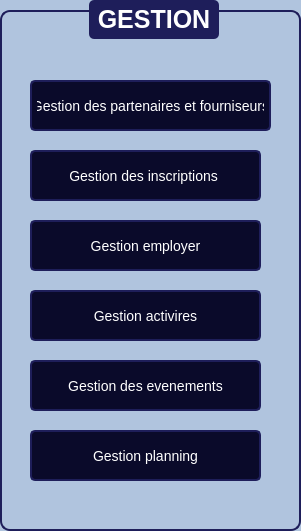
      <widget class="QGroupBox" name="groupBox_17">
       <property name="geometry">
        <rect>
         <x>130</x>
         <y>100</y>
         <width>301</width>
         <height>531</height>
        </rect>
       </property>
       <property name="styleSheet">
        <string notr="true">QGroupBox {
    font-family: &quot;Arial&quot;;
    font-size: 25px;
    font-weight: bold;
    color: #0A0A2A;
    border: 2px solid #1E1E5A;
    border-radius: 10px;
    margin-top: 10px;
    background-color: #B0C4DE;
}

QGroupBox::title {
    subcontrol-origin: margin;
    subcontrol-position: top center;
    padding: 5px;
    background-color: #1E1E5A;
    color: white;
    border-radius: 5px;
}
</string>
       </property>
       <property name="title">
        <string>GESTION</string>
       </property>
       <widget class="QPushButton" name="pushButton_92">
        <property name="geometry">
         <rect>
          <x>370</x>
          <y>420</y>
          <width>81</width>
          <height>51</height>
         </rect>
        </property>
        <property name="styleSheet">
         <string notr="true">QLineEdit, QDateTimeEdit {
    font-family: &quot;Arial&quot;;
    font-size: 14px;
    color: white;
    background-color: #0A0A2A;
    border: 2px solid #1E1E5A;
    border-radius: 5px;
    padding: 5px;
}

QPushButton {
    font-family: &quot;Arial Black&quot;;
    font-size: 14px;
    color: white;
    background-color: #0A0A2A;
    border: 2px solid #1E1E5A;
    border-radius: 5px;
    padding: 5px;
}

QPushButton:hover {
    background-color: #1E1E5A;
}
</string>
        </property>
        <property name="text">
         <string>modifier</string>
        </property>
        <property name="icon">
         <iconset>
          <normaloff>:/icons/icones/addition.png</normaloff>:/icons/icones/addition.png</iconset>
        </property>
        <property name="iconSize">
         <size>
          <width>20</width>
          <height>20</height>
         </size>
        </property>
       </widget>
       <widget class="QPushButton" name="GF_4">
        <property name="geometry">
         <rect>
          <x>30</x>
          <y>80</y>
          <width>241</width>
          <height>51</height>
         </rect>
        </property>
        <property name="styleSheet">
         <string notr="true">QLineEdit, QDateTimeEdit {
    font-family: &quot;Arial&quot;;
    font-size: 14px;
    color: white;
    background-color: #0A0A2A;
    border: 2px solid #1E1E5A;
    border-radius: 5px;
    padding: 5px;
}

QPushButton {
    font-family: &quot;Arial Black&quot;;
    font-size: 14px;
    color: white;
    background-color: #0A0A2A;
    border: 2px solid #1E1E5A;
    border-radius: 5px;
    padding: 5px;
}

QPushButton:hover {
    background-color: #1E1E5A;
}
</string>
        </property>
        <property name="text">
         <string>Gestion des partenaires et fourniseurs</string>
        </property>
        <property name="icon">
         <iconset>
          <normaloff>:/icons/icones/addition.png</normaloff>:/icons/icones/addition.png</iconset>
        </property>
        <property name="iconSize">
         <size>
          <width>20</width>
          <height>20</height>
         </size>
        </property>
       </widget>
       <widget class="QPushButton" name="GI_4">
        <property name="geometry">
         <rect>
          <x>30</x>
          <y>150</y>
          <width>231</width>
          <height>51</height>
         </rect>
        </property>
        <property name="styleSheet">
         <string notr="true">QLineEdit, QDateTimeEdit {
    font-family: &quot;Arial&quot;;
    font-size: 14px;
    color: white;
    background-color: #0A0A2A;
    border: 2px solid #1E1E5A;
    border-radius: 5px;
    padding: 5px;
}

QPushButton {
    font-family: &quot;Arial Black&quot;;
    font-size: 14px;
    color: white;
    background-color: #0A0A2A;
    border: 2px solid #1E1E5A;
    border-radius: 5px;
    padding: 5px;
}

QPushButton:hover {
    background-color: #1E1E5A;
}
</string>
        </property>
        <property name="text">
         <string>Gestion des inscriptions </string>
        </property>
        <property name="icon">
         <iconset>
          <normaloff>:/icons/icones/addition.png</normaloff>:/icons/icones/addition.png</iconset>
        </property>
        <property name="iconSize">
         <size>
          <width>20</width>
          <height>20</height>
         </size>
        </property>
       </widget>
       <widget class="QPushButton" name="GE_4">
        <property name="geometry">
         <rect>
          <x>30</x>
          <y>220</y>
          <width>231</width>
          <height>51</height>
         </rect>
        </property>
        <property name="styleSheet">
         <string notr="true">QLineEdit, QDateTimeEdit {
    font-family: &quot;Arial&quot;;
    font-size: 14px;
    color: white;
    background-color: #0A0A2A;
    border: 2px solid #1E1E5A;
    border-radius: 5px;
    padding: 5px;
}

QPushButton {
    font-family: &quot;Arial Black&quot;;
    font-size: 14px;
    color: white;
    background-color: #0A0A2A;
    border: 2px solid #1E1E5A;
    border-radius: 5px;
    padding: 5px;
}

QPushButton:hover {
    background-color: #1E1E5A;
}
</string>
        </property>
        <property name="text">
         <string>Gestion employer</string>
        </property>
        <property name="icon">
         <iconset>
          <normaloff>:/icons/icones/addition.png</normaloff>:/icons/icones/addition.png</iconset>
        </property>
        <property name="iconSize">
         <size>
          <width>20</width>
          <height>20</height>
         </size>
        </property>
       </widget>
       <widget class="QPushButton" name="GA_4">
        <property name="geometry">
         <rect>
          <x>30</x>
          <y>290</y>
          <width>231</width>
          <height>51</height>
         </rect>
        </property>
        <property name="styleSheet">
         <string notr="true">QLineEdit, QDateTimeEdit {
    font-family: &quot;Arial&quot;;
    font-size: 14px;
    color: white;
    background-color: #0A0A2A;
    border: 2px solid #1E1E5A;
    border-radius: 5px;
    padding: 5px;
}

QPushButton {
    font-family: &quot;Arial Black&quot;;
    font-size: 14px;
    color: white;
    background-color: #0A0A2A;
    border: 2px solid #1E1E5A;
    border-radius: 5px;
    padding: 5px;
}

QPushButton:hover {
    background-color: #1E1E5A;
}
</string>
        </property>
        <property name="text">
         <string>Gestion activires</string>
        </property>
        <property name="icon">
         <iconset>
          <normaloff>:/icons/icones/addition.png</normaloff>:/icons/icones/addition.png</iconset>
        </property>
        <property name="iconSize">
         <size>
          <width>20</width>
          <height>20</height>
         </size>
        </property>
       </widget>
       <widget class="QPushButton" name="GE2_4">
        <property name="geometry">
         <rect>
          <x>30</x>
          <y>360</y>
          <width>231</width>
          <height>51</height>
         </rect>
        </property>
        <property name="styleSheet">
         <string notr="true">QLineEdit, QDateTimeEdit {
    font-family: &quot;Arial&quot;;
    font-size: 14px;
    color: white;
    background-color: #0A0A2A;
    border: 2px solid #1E1E5A;
    border-radius: 5px;
    padding: 5px;
}

QPushButton {
    font-family: &quot;Arial Black&quot;;
    font-size: 14px;
    color: white;
    background-color: #0A0A2A;
    border: 2px solid #1E1E5A;
    border-radius: 5px;
    padding: 5px;
}

QPushButton:hover {
    background-color: #1E1E5A;
}
</string>
        </property>
        <property name="text">
         <string>Gestion des evenements</string>
        </property>
        <property name="icon">
         <iconset>
          <normaloff>:/icons/icones/addition.png</normaloff>:/icons/icones/addition.png</iconset>
        </property>
        <property name="iconSize">
         <size>
          <width>20</width>
          <height>20</height>
         </size>
        </property>
       </widget>
       <widget class="QPushButton" name="GP_4">
        <property name="geometry">
         <rect>
          <x>30</x>
          <y>430</y>
          <width>231</width>
          <height>51</height>
         </rect>
        </property>
        <property name="styleSheet">
         <string notr="true">QLineEdit, QDateTimeEdit {
    font-family: &quot;Arial&quot;;
    font-size: 14px;
    color: white;
    background-color: #0A0A2A;
    border: 2px solid #1E1E5A;
    border-radius: 5px;
    padding: 5px;
}

QPushButton {
    font-family: &quot;Arial Black&quot;;
    font-size: 14px;
    color: white;
    background-color: #0A0A2A;
    border: 2px solid #1E1E5A;
    border-radius: 5px;
    padding: 5px;
}

QPushButton:hover {
    background-color: #1E1E5A;
}
</string>
        </property>
        <property name="text">
         <string>Gestion planning</string>
        </property>
        <property name="icon">
         <iconset>
          <normaloff>:/icons/icones/addition.png</normaloff>:/icons/icones/addition.png</iconset>
        </property>
        <property name="iconSize">
         <size>
          <width>20</width>
          <height>20</height>
         </size>
        </property>
       </widget>
      </widget>
